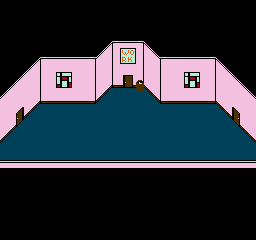

A 2D game scene composited from a Tiled map and its tileset images. What follows is a short description and the map's XML, with each tile layer's data collapsed to a summary:
An orthogonal 32x30 tile map with 8x8 px tiles, 2 tile layers (Tile Layer 1, Tile Layer 2).

<map version="1.0" orientation="orthogonal" width="32" height="30" tilewidth="8" tileheight="8">
 <tileset firstgid="1" name="tileset" tilewidth="8" tileheight="8">
  <image source="tileset.png" trans="ff00ff" width="256" height="240" />
  <tile id="0">
   <properties>
    <property name="Solid" value="" />
   </properties>
  </tile>
  <tile id="1">
   <properties>
    <property name="Solid" value="" />
   </properties>
  </tile>
  <tile id="2">
   <properties>
    <property name="Solid" value="" />
   </properties>
  </tile>
  <tile id="3">
   <properties>
    <property name="Solid" value="" />
   </properties>
  </tile>
  <tile id="4">
   <properties>
    <property name="Solid" value="" />
   </properties>
  </tile>
  <tile id="5">
   <properties>
    <property name="Solid" value="" />
   </properties>
  </tile>
  <tile id="6">
   <properties>
    <property name="Solid" value="" />
   </properties>
  </tile>
  <tile id="7">
   <properties>
    <property name="Solid" value="" />
   </properties>
  </tile>
  <tile id="8">
   <properties>
    <property name="Solid" value="" />
   </properties>
  </tile>
  <tile id="9">
   <properties>
    <property name="Solid" value="" />
   </properties>
  </tile>
  <tile id="10">
   <properties>
    <property name="Solid" value="" />
   </properties>
  </tile>
  <tile id="11">
   <properties>
    <property name="Solid" value="" />
   </properties>
  </tile>
  <tile id="12">
   <properties>
    <property name="Solid" value="" />
   </properties>
  </tile>
  <tile id="14">
   <properties>
    <property name="Solid" value="" />
   </properties>
  </tile>
  <tile id="15">
   <properties>
    <property name="Solid" value="" />
   </properties>
  </tile>
  <tile id="16">
   <properties>
    <property name="Solid" value="" />
   </properties>
  </tile>
  <tile id="17">
   <properties>
    <property name="Solid" value="" />
   </properties>
  </tile>
  <tile id="18">
   <properties>
    <property name="Solid" value="" />
   </properties>
  </tile>
  <tile id="19">
   <properties>
    <property name="Solid" value="" />
   </properties>
  </tile>
  <tile id="20">
   <properties>
    <property name="Solid" value="" />
   </properties>
  </tile>
  <tile id="46">
   <properties>
    <property name="" value="" />
   </properties>
  </tile>
  <tile id="47">
   <properties>
    <property name="" value="" />
   </properties>
  </tile>
  <tile id="64">
   <properties>
    <property name="Solid" value="" />
   </properties>
  </tile>
  <tile id="65">
   <properties>
    <property name="Solid" value="" />
   </properties>
  </tile>
  <tile id="66">
   <properties>
    <property name="Solid" value="" />
   </properties>
  </tile>
  <tile id="67">
   <properties>
    <property name="Solid" value="" />
   </properties>
  </tile>
  <tile id="68">
   <properties>
    <property name="Solid" value="" />
   </properties>
  </tile>
  <tile id="70">
   <properties>
    <property name="Solid" value="" />
   </properties>
  </tile>
  <tile id="71">
   <properties>
    <property name="Solid" value="" />
   </properties>
  </tile>
  <tile id="78">
   <properties>
    <property name="Solid" value="" />
   </properties>
  </tile>
  <tile id="79">
   <properties>
    <property name="Solid" value="" />
   </properties>
  </tile>
  <tile id="80">
   <properties>
    <property name="Solid" value="" />
   </properties>
  </tile>
  <tile id="81">
   <properties>
    <property name="Solid" value="" />
   </properties>
  </tile>
  <tile id="82">
   <properties>
    <property name="Solid" value="" />
   </properties>
  </tile>
  <tile id="101">
   <properties>
    <property name="Solid" value="" />
   </properties>
  </tile>
  <tile id="102">
   <properties>
    <property name="Solid" value="" />
   </properties>
  </tile>
  <tile id="103">
   <properties>
    <property name="Solid" value="" />
   </properties>
  </tile>
  <tile id="104">
   <properties>
    <property name="Solid" value="" />
   </properties>
  </tile>
  <tile id="105">
   <properties>
    <property name="Solid" value="" />
   </properties>
  </tile>
  <tile id="106">
   <properties>
    <property name="Solid" value="" />
   </properties>
  </tile>
  <tile id="107">
   <properties>
    <property name="Solid" value="" />
   </properties>
  </tile>
  <tile id="108">
   <properties>
    <property name="Solid" value="" />
   </properties>
  </tile>
  <tile id="109">
   <properties>
    <property name="Solid" value="" />
   </properties>
  </tile>
  <tile id="132">
   <properties>
    <property name="Solid" value="" />
   </properties>
  </tile>
  <tile id="136">
   <properties>
    <property name="Solid" value="" />
   </properties>
  </tile>
  <tile id="137">
   <properties>
    <property name="Solid" value="" />
   </properties>
  </tile>
  <tile id="138">
   <properties>
    <property name="Solid" value="" />
   </properties>
  </tile>
  <tile id="139">
   <properties>
    <property name="Solid" value="" />
   </properties>
  </tile>
  <tile id="165">
   <properties>
    <property name="Solid" value="" />
   </properties>
  </tile>
  <tile id="166">
   <properties>
    <property name="Solid" value="" />
   </properties>
  </tile>
  <tile id="167">
   <properties>
    <property name="Solid" value="" />
   </properties>
  </tile>
  <tile id="168">
   <properties>
    <property name="Solid" value="" />
   </properties>
  </tile>
  <tile id="170">
   <properties>
    <property name="Solid" value="" />
   </properties>
  </tile>
  <tile id="171">
   <properties>
    <property name="Solid" value="" />
   </properties>
  </tile>
  <tile id="172">
   <properties>
    <property name="Solid" value="" />
   </properties>
  </tile>
  <tile id="173">
   <properties>
    <property name="Solid" value="" />
   </properties>
  </tile>
  <tile id="175">
   <properties>
    <property name="Solid" value="" />
   </properties>
  </tile>
  <tile id="177">
   <properties>
    <property name="Solid" value="" />
   </properties>
  </tile>
  <tile id="197">
   <properties>
    <property name="Solid" value="" />
   </properties>
  </tile>
  <tile id="198">
   <properties>
    <property name="Solid" value="" />
   </properties>
  </tile>
  <tile id="199">
   <properties>
    <property name="Solid" value="" />
   </properties>
  </tile>
  <tile id="200">
   <properties>
    <property name="Solid" value="" />
   </properties>
  </tile>
  <tile id="201">
   <properties>
    <property name="Solid" value="" />
   </properties>
  </tile>
  <tile id="204">
   <properties>
    <property name="Solid" value="" />
   </properties>
  </tile>
  <tile id="205">
   <properties>
    <property name="Solid" value="" />
   </properties>
  </tile>
  <tile id="206">
   <properties>
    <property name="Solid" value="" />
   </properties>
  </tile>
  <tile id="207">
   <properties>
    <property name="Solid" value="" />
   </properties>
  </tile>
  <tile id="210">
   <properties>
    <property name="Solid" value="" />
   </properties>
  </tile>
  <tile id="228">
   <properties>
    <property name="Solid" value="" />
   </properties>
  </tile>
  <tile id="233">
   <properties>
    <property name="Solid" value="" />
   </properties>
  </tile>
  <tile id="234">
   <properties>
    <property name="Solid" value="" />
   </properties>
  </tile>
  <tile id="235">
   <properties>
    <property name="Solid" value="" />
   </properties>
  </tile>
  <tile id="236">
   <properties>
    <property name="Solid" value="" />
   </properties>
  </tile>
  <tile id="237">
   <properties>
    <property name="Solid" value="" />
   </properties>
  </tile>
  <tile id="240">
   <properties>
    <property name="Solid" value="" />
   </properties>
  </tile>
  <tile id="241">
   <properties>
    <property name="Solid" value="" />
   </properties>
  </tile>
  <tile id="261">
   <properties>
    <property name="Solid" value="" />
   </properties>
  </tile>
  <tile id="262">
   <properties>
    <property name="Solid" value="" />
   </properties>
  </tile>
  <tile id="263">
   <properties>
    <property name="Solid" value="" />
   </properties>
  </tile>
  <tile id="264">
   <properties>
    <property name="Solid" value="" />
   </properties>
  </tile>
  <tile id="291">
   <properties>
    <property name="Solid" value="" />
   </properties>
  </tile>
  <tile id="292">
   <properties>
    <property name="Solid" value="" />
   </properties>
  </tile>
  <tile id="293">
   <properties>
    <property name="Solid" value="" />
   </properties>
  </tile>
  <tile id="294">
   <properties>
    <property name="Solid" value="" />
   </properties>
  </tile>
  <tile id="295">
   <properties>
    <property name="Solid" value="" />
   </properties>
  </tile>
  <tile id="296">
   <properties>
    <property name="Solid" value="" />
   </properties>
  </tile>
 </tileset>
 <layer name="Tile Layer 1" width="32" height="30">
  <data>[960 cells, 960 non-empty, 37 distinct tile ids]</data>
 </layer>
 <layer name="Tile Layer 2" width="32" height="30">
  <data>[960 cells, 6 non-empty, 4 distinct tile ids]</data>
 </layer>
</map>
